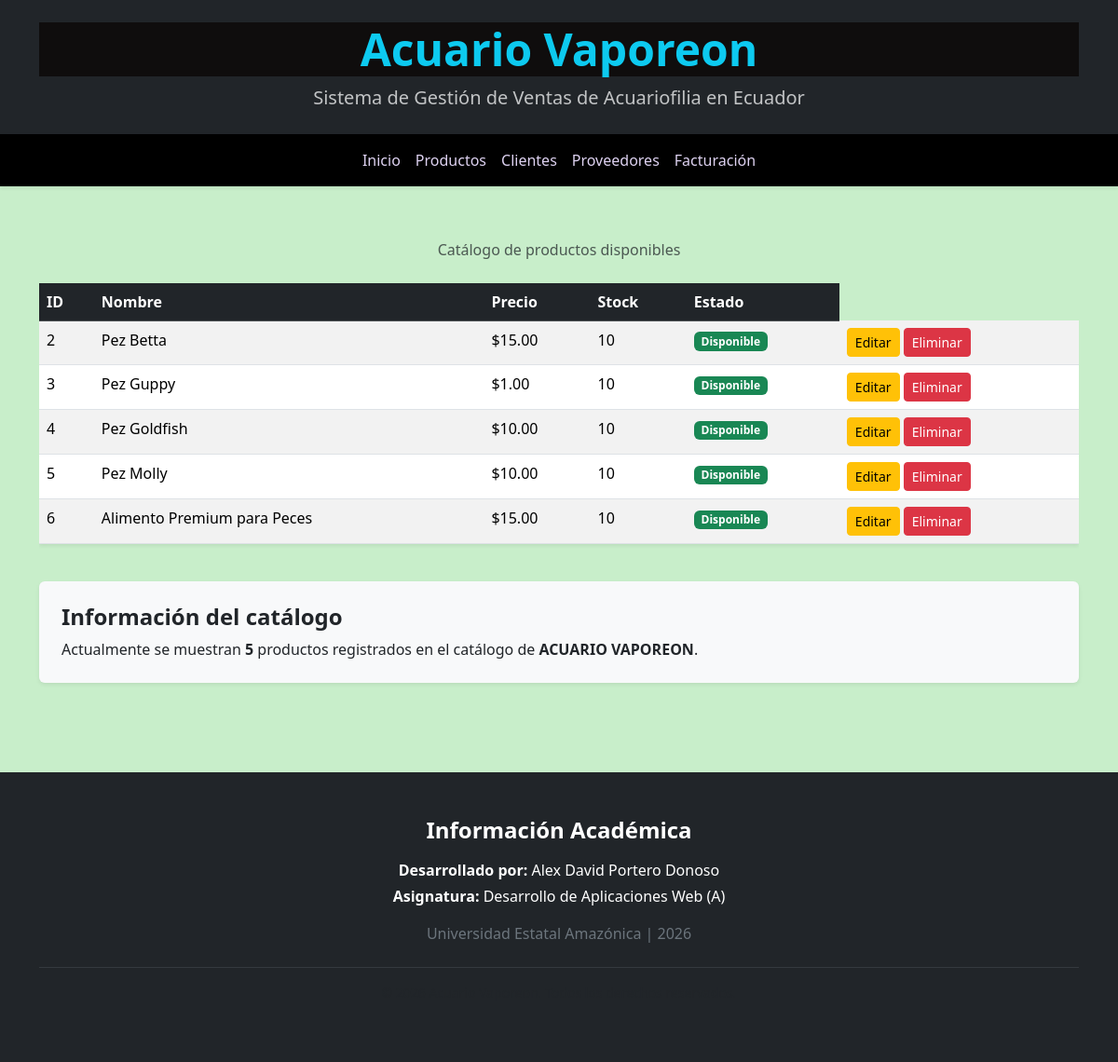
The page /productos on the database its author committed.
### tables this page shows
CREATE TABLE productos (
            id INTEGER PRIMARY KEY AUTOINCREMENT,
            nombre TEXT NOT NULL,
            precio REAL NOT NULL,
            stock INTEGER NOT NULL
        );

### app.py (the view)
@app.route('/productos')
def productos():
    conn = get_db_connection()
    productos_db = conn.execute("""
        SELECT id, nombre, precio, stock
        FROM productos
        ORDER BY id
    """).fetchall()
    conn.close()
    return render_template(
        'productos.html',
        productos=productos_db
    )

### app.py (called while the page is built)
def get_db_connection():
    conn = sqlite3.connect(DATABASE)
    conn.row_factory = sqlite3.Row
    return conn

### templates/productos.html (shortened to what this page needs)
{% extends "base.html" %}
{% block content %}
<div class="container py-5">
    <p class="text-center text-muted mb-4">
        Catálogo de productos disponibles
    </p>
    <div class="table-responsive">
        <table class="table table-striped table-hover shadow-sm">
            <thead class="table-dark">
                <tr>
                    <th>ID</th>
                    <th>Nombre</th>
                    <th>Precio</th>
                    <th>Stock</th>
                    <th>Estado</th>
                </tr>
            </thead>
            <tbody>
                {% for producto in productos %}
                <tr>
                    <td>{{ producto.id }}</td>
                    <td>{{ producto.nombre }}</td>
                    <td>${{ "%.2f"|format(producto.precio) }}</td>
                    <td>{{ producto.stock }}</td>
                    <td>
                        {% if producto.stock > 0 %}
                            <span class="badge bg-success">
                                Disponible
                            </span>
                        {% else %}
                            <span class="badge bg-danger">
                                Agotado
                            </span>
                        {% endif %}
                    </td>
                    <td>
                        <a href="{{ url_for('editar_producto', id_producto=producto.id) }}" class="btn btn-sm btn-warning">Editar</a>
                        <a href="{{ url_for('eliminar_producto', id_producto=producto.id) }}" class="btn btn-sm btn-danger" onclick="return confirm('¿Estás seguro de eliminar este producto?');">Eliminar</a>
                    </td>
                </tr>
                {% endfor %}
            </tbody>
        </table>
    </div>
    <div class="mt-4 p-4 bg-light rounded shadow-sm">
        <h4 class="fw-bold">
            Información del catálogo
        </h4>
        <p class="mb-0">
            Actualmente se muestran
            <strong>{{ productos | length }}</strong>
            productos registrados en el catálogo de
            <strong>{{ "Acuario Vaporeon" | upper }}</strong>.
        </p>
    </div>
</div>
{% endblock %}

### templates/base.html (shortened to what this page needs)
<!DOCTYPE html>
<html lang="es">
<head>
    <link
        rel="stylesheet"
        href="{{ url_for('static', filename='css/styles.css') }}">
    <link
        href="https://cdn.jsdelivr.net/npm/bootstrap@5.3.8/dist/css/bootstrap.min.css"
        rel="stylesheet">
</head>
<body>
    <header class="bg-dark text-white py-4 text-center shadow-sm w-100 m-0">
        <div class="container">
            <h1 class="display-5 fw-bold text-info">
                Acuario Vaporeon
            </h1>
            <p class="lead text-light opacity-75 mb-0">
                Sistema de Gestión de Ventas de Acuariofilia en Ecuador
            </p>
        </div>
    </header>
    {% include "components/navbar.html" %}
    <main>
        {% block content %}{% endblock %}
    </main>
    {% include "components/footer.html" %}
</body>
</html>

### templates/components/navbar.html (shortened to what this page needs)
<nav class="navbar navbar-expand-lg navbar-dark sticky-top shadow-sm">
    <div class="container">
        <div
            class="collapse navbar-collapse justify-content-center"
            id="menuAcuario">
            <ul class="navbar-nav mx-auto mi-menu-personalizado">
                <li class="nav-item">
                    <a class="nav-link" href="{{ url_for('index') }}">
                        Inicio
                    </a>
                </li>
                <li class="nav-item">
                    <a class="nav-link" href="{{ url_for('productos') }}">
                        Productos
                    </a>
                </li>
                <li class="nav-item">
                    <a class="nav-link" href="{{ url_for('clientes') }}">
                        Clientes
                    </a>
                </li>
                <li class="nav-item">
                    <a class="nav-link" href="{{ url_for('proveedores') }}">
                        Proveedores
                    </a>
                </li>
                <li class="nav-item">
                    <a class="nav-link" href="{{ url_for('facturacion') }}">
                        Facturación
                    </a>
                </li>
            </ul>
        </div>
    </div>
</nav>

### templates/components/footer.html (shortened to what this page needs)
<footer class="bg-dark text-white py-5 mt-5">
    <div class="container text-center">
        <h4 class="fw-bold mb-3">
            Información Académica
        </h4>
        <div class="row">
            <div class="col-lg-6 mx-auto">
                <p class="mb-1">
                    <strong>Desarrollado por:</strong>
                    Alex David Portero Donoso
                </p>
                <p class="mb-1">
                    <strong>Asignatura:</strong>
                    Desarrollo de Aplicaciones Web (A)
                </p>
                <p class="mb-0 text-secondary mt-3">
                    Universidad Estatal Amazónica | 2026
                </p>
            </div>
        </div>
        <hr class="border-secondary mt-4">
        <p class="small text-muted">
        </p>
    </div>
</footer>

### static/css/styles.css (style rules this page uses)
h1 { background-color: rgba(15, 13, 13, 0.973) !important; color: lab(19.9% -16.8 13.91 / 0.801) !important; font-size: 2.5em; text-align: center; }
body { background-color: lab(61.76% -1.44 -0.51 / 0.781) !important; font-family: 'Times New Roman', Times, serif, sans-serif; margin: 0; padding: 0; line-height: 1.6; box-sizing: border-box; }
.navbar { background-color: #000000 !important; }
.mi-menu-personalizado .nav-link { color: #ded2f1 !important; font-weight: 500; }
@media (min-width: 1025px) { body { background-color: rgb(200, 238, 202) !important; font-size: 18px; } }

### rows shown on the page
productos: id "2", nombre "Pez Betta", precio "15.00", stock "10", shows "Disponible"
productos: id "3", nombre "Pez Guppy", precio "1.00", stock "10", shows "Disponible"
productos: id "4", nombre "Pez Goldfish", precio "10.00", stock "10", shows "Disponible"
productos: id "5", nombre "Pez Molly", precio "10.00", stock "10", shows "Disponible"
productos: id "6", nombre "Alimento Premium para Peces", precio "15.00", stock "10", shows "Disponible"

### other values the page prints
{{ productos | length }} "5"
{{ "Acuario Vaporeon" | upper }} "ACUARIO VAPOREON"
